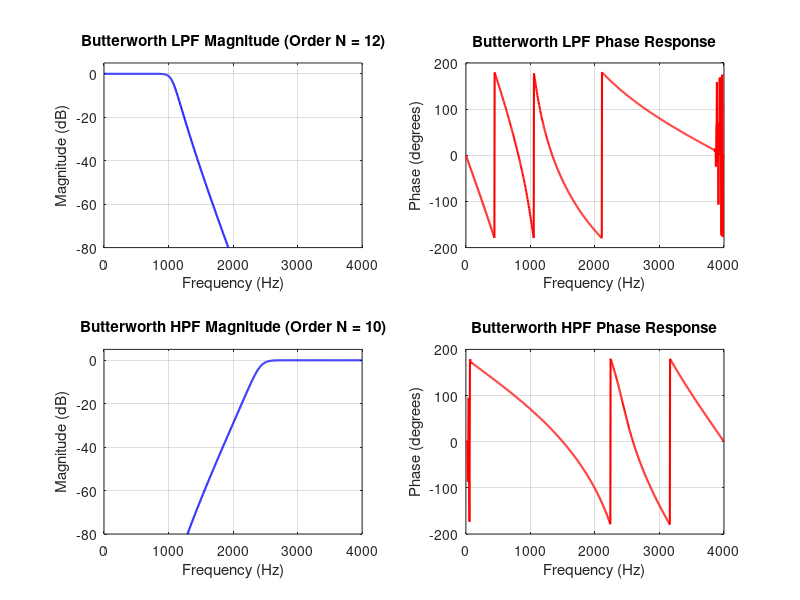

Write the MATLAB code that produced this figure.

clc;
clear;
close all;

% Design Parameters
Fs = 8000;
Ap = 1;
As = 40;

% 1. Low-Pass Filter Design
fp_lp = 1000;
fs_lp = 1500;

wp_lp = fp_lp/(Fs/2);
ws_lp = fs_lp/(Fs/2);

[N_lp, Wn_lp] = buttord(wp_lp, ws_lp, Ap, As);
[b_lp, a_lp] = butter(N_lp, Wn_lp, 'low');

% 2. High-Pass Filter Design
fp_hp = 2500;
fs_hp = 1800;

wp_hp = fp_hp/(Fs/2);
ws_hp = fs_hp/(Fs/2);

[N_hp, Wn_hp] = buttord(wp_hp, ws_hp, Ap, As);
[b_hp, a_hp] = butter(N_hp, Wn_hp, 'high');

% Display Numerical Outputs
fprintf('=== EXPERIMENT 1: BUTTERWORTH IIR FILTERS ===\n\n');

fprintf('--- LOW-PASS FILTER ---\n');
fprintf('Filter Order: %d\n', N_lp);
fprintf('Cutoff Frequency: %.4f Hz\n', Wn_lp*(Fs/2));
fprintf('Numerator Coefficients:\n');
disp(b_lp);

fprintf('Denominator Coefficients:\n');
disp(a_lp);

fprintf('\n--- HIGH-PASS FILTER ---\n');
fprintf('Filter Order: %d\n', N_hp);
fprintf('Cutoff Frequency: %.4f Hz\n', Wn_hp*(Fs/2));
fprintf('Numerator Coefficients:\n');
disp(b_hp);

fprintf('Denominator Coefficients:\n');
disp(a_hp);

% Frequency Response Calculation
[H_lp, f] = freqz(b_lp, a_lp, 1024, Fs);
[H_hp, ~] = freqz(b_hp, a_hp, 1024, Fs);

% Plotting
figure('Name', 'Butterworth IIR LPF and HPF');

subplot(2,2,1);
plot(f, 20*log10(abs(H_lp)), 'b', 'LineWidth', 1.5);
grid on;
title(['Butterworth LPF Magnitude (Order N = ', num2str(N_lp), ')']);
xlabel('Frequency (Hz)');
ylabel('Magnitude (dB)');
ylim([-80 5]);

subplot(2,2,2);
plot(f, angle(H_lp)*180/pi, 'r', 'LineWidth', 1.5);
grid on;
title('Butterworth LPF Phase Response');
xlabel('Frequency (Hz)');
ylabel('Phase (degrees)');

subplot(2,2,3);
plot(f, 20*log10(abs(H_hp)), 'b', 'LineWidth', 1.5);
grid on;
title(['Butterworth HPF Magnitude (Order N = ', num2str(N_hp), ')']);
xlabel('Frequency (Hz)');
ylabel('Magnitude (dB)');
ylim([-80 5]);

subplot(2,2,4);
plot(f, angle(H_hp)*180/pi, 'r', 'LineWidth', 1.5);
grid on;
title('Butterworth HPF Phase Response');
xlabel('Frequency (Hz)');
ylabel('Phase (degrees)');
